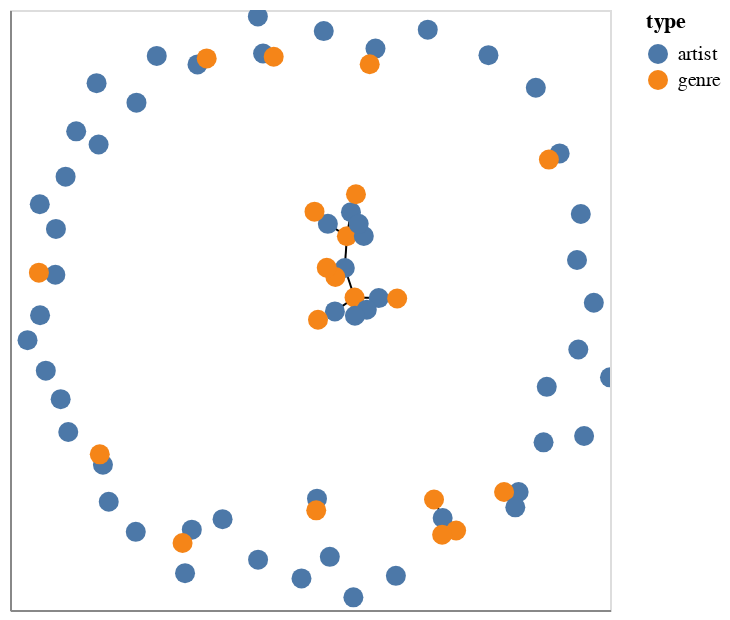

Here is the notebook cell this chart was saved with:
### Code cell
for n in graph.nodes():
        graph.nodes[n]['id']=str(n)

def draw_network_old(graph):
        return(nxa.draw_networkx(graph).encode(tooltip=['id:N'],fill='type:N').properties(width=500,height=500,title='Top 100 Playlist Graph').interactive())


ntf.draw_network(graph,False,100)
